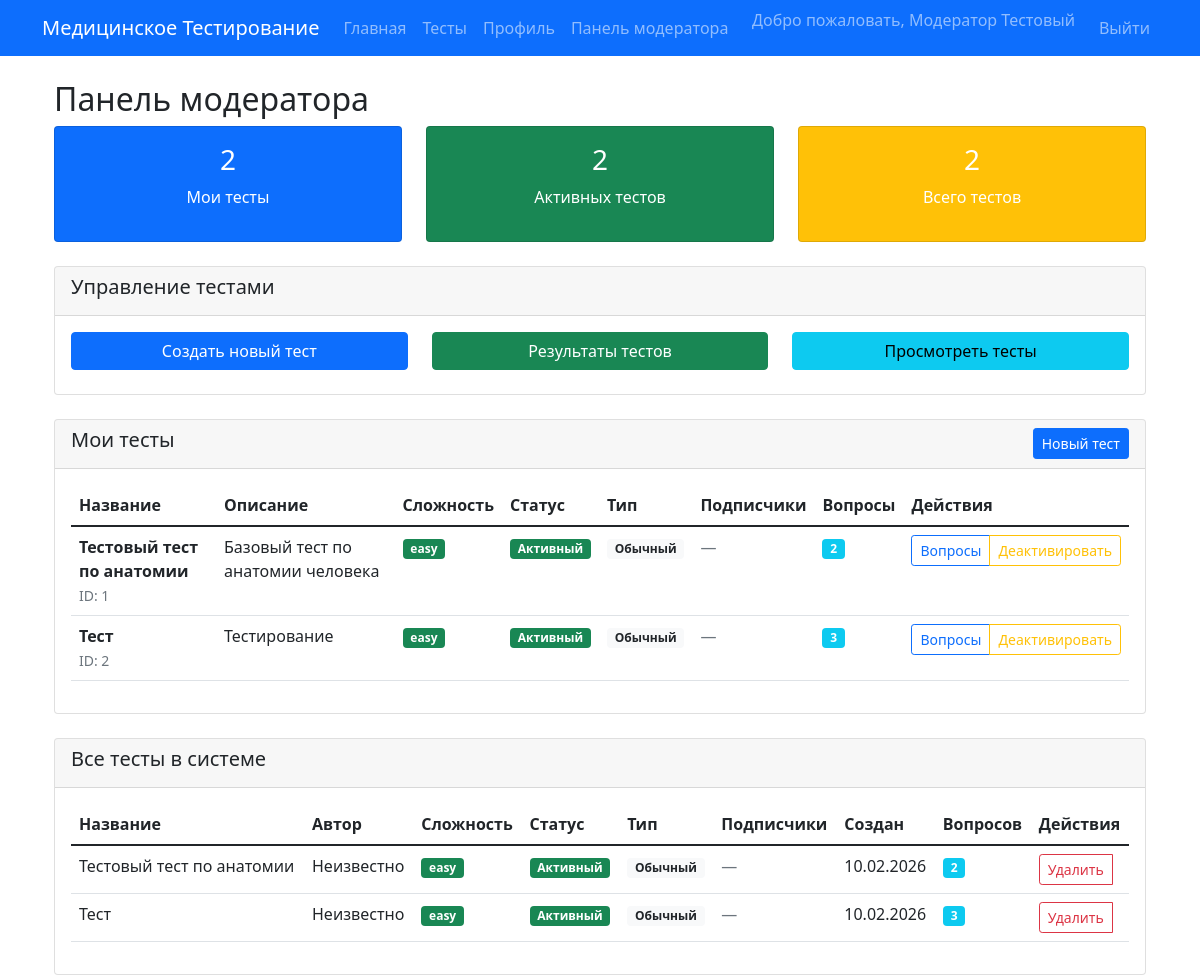
/moderator/ (signed in), run on the app's committed database.
### website/models.py (models this page shows, shortened)
class MedicalWorker(UserMixin, db.Model):
    __tablename__ = 'medical_workers'
    id = db.Column(db.Integer, primary_key=True)
    email = db.Column(db.String(120), unique=True, nullable=False)
    username = db.Column(db.String(80), unique=True, nullable=False)
    first_name = db.Column(db.String(80), nullable=False)
    last_name = db.Column(db.String(80), nullable=False)
    password_hash = db.Column(db.String(256), nullable=False)
    specialization = db.Column(db.String(50), nullable=False)
    license_number = db.Column(db.String(50), unique=True, nullable=False)
    institution = db.Column(db.String(200))
    position = db.Column(db.String(100))
    years_experience = db.Column(db.Integer, default=0)
    is_moderator = db.Column(db.Boolean, default=False)
    is_admin = db.Column(db.Boolean, default=False)
    created_at = db.Column(db.DateTime, default=datetime.utcnow)
    tests_taken = db.relationship('TestResult', backref='worker', lazy=True)
    def get_full_name(self):
        return f"{self.first_name} {self.last_name}"

class Test(db.Model):
    __tablename__ = 'tests'
    id = db.Column(db.Integer, primary_key=True)
    title = db.Column(db.String(200), nullable=False)
    description = db.Column(db.Text)
    category_id = db.Column(db.Integer, db.ForeignKey('test_categories.id'))
    difficulty = db.Column(db.String(20), default='medium')
    time_limit = db.Column(db.Integer, default=3600)  # в секундах
    passing_score = db.Column(db.Integer, default=70)  # процент
    access_type = db.Column(db.String(20), default='simple', nullable=False)
    max_attempts = db.Column(db.Integer, default=1)  # 0 или NULL = без ограничений
    start_at = db.Column(db.DateTime)
    end_at = db.Column(db.DateTime)
    is_strict_mode = db.Column(db.Boolean, default=True)  # строгий экзаменационный режим
    shuffle_questions = db.Column(db.Boolean, default=False)
    shuffle_answers = db.Column(db.Boolean, default=False)
    is_active = db.Column(db.Boolean, default=True)
    created_by = db.Column(db.Integer, db.ForeignKey('medical_workers.id'))
    created_at = db.Column(db.DateTime, default=datetime.utcnow)
    questions = db.relationship('Question', backref='test', lazy=True)
    results = db.relationship('TestResult', backref='test', lazy=True)

### website/moderator.py (the view)
@moderator_bp.route('/')
@login_required
def panel():
    if not current_user.is_moderator:
        flash('Доступ запрещен', 'danger')
        return redirect(url_for('main.index'))
    my_tests = Test.query.filter_by(created_by=current_user.id).all()
    all_tests = Test.query.all()
    active_tests = Test.query.filter_by(is_active=True).count()
    return render_template('moderator_panel.html',
                           my_tests=my_tests,
                           all_tests=all_tests,
                           active_tests=active_tests)

### website/models.py (called while the page is built)
@login_manager.user_loader
def load_user(id):
    return MedicalWorker.query.get(int(id))

### website/templates/moderator_panel.html (shortened to what this page needs)
{% extends "base.html" %}
{% block content %}
<div class="container mt-4">
    <h2>Панель модератора</h2>
    <div class="row mb-4">
        <div class="col-md-4">
            <div class="card text-white bg-primary">
                <div class="card-body text-center">
                    <h3>{{ my_tests|length }}</h3>
                    <p>Мои тесты</p>
                </div>
            </div>
        </div>
        <div class="col-md-4">
            <div class="card text-white bg-success">
                <div class="card-body text-center">
                    <h3>{{ active_tests }}</h3>
                    <p>Активных тестов</p>
                </div>
            </div>
        </div>
        <div class="col-md-4">
            <div class="card text-white bg-warning">
                <div class="card-body text-center">
                    <h3>{{ all_tests|length }}</h3>
                    <p>Всего тестов</p>
                </div>
            </div>
        </div>
    </div>
    <div class="card mb-4">
        <div class="card-header">
            <h5>Управление тестами</h5>
        </div>
        <div class="card-body">
            <div class="row">
                <div class="col-md-4 mb-2">
                    <a href="{{ url_for('moderator.create_test') }}" class="btn btn-primary w-100">
                        Создать новый тест
                    </a>
                </div>
                <div class="col-md-4 mb-2">
                    <a href="{{ url_for('moderator.view_results') }}" class="btn btn-success w-100">
                        Результаты тестов
                    </a>
                </div>
                <div class="col-md-4 mb-2">
                    <a href="{{ url_for('main.tests') }}" class="btn btn-info w-100">
                        Просмотреть тесты
                    </a>
                </div>
            </div>
        </div>
    </div>
    <div class="card mb-4">
        <div class="card-header d-flex justify-content-between align-items-center">
            <h5>Мои тесты</h5>
            <a href="{{ url_for('moderator.create_test') }}" class="btn btn-sm btn-primary">
                Новый тест
            </a>
        </div>
        <div class="card-body">
            {% if my_tests %}
            <div class="table-responsive">
                <table class="table table-hover">
                    <thead>
                        <tr>
                            <th>Название</th>
                            <th>Описание</th>
                            <th>Сложность</th>
                            <th>Статус</th>
                            <th>Тип</th>
                            <th>Подписчики</th>
                            <th>Вопросы</th>
                            <th>Действия</th>
                        </tr>
                    </thead>
                    <tbody>
                        {% for test in my_tests %}
                        <tr>
                            <td>
                                <strong>{{ test.title }}</strong>
                                <br>
                                <small class="text-muted">ID: {{ test.id }}</small>
                            </td>
                            <td>{{ test.description|truncate(50) if test.description else 'Без описания' }}</td>
                            <td>
                                <span class="badge bg-{{ 'success' if test.difficulty == 'easy' else 'warning' if test.difficulty == 'medium' else 'danger' }}">
                                    {{ test.difficulty }}
                                </span>
                            </td>
                            <td>
                                {% if test.is_active %}
                                <span class="badge bg-success">Активный</span>
                                {% else %}
                                <span class="badge bg-secondary">Неактивный</span>
                                {% endif %}
                            </td>
                            <td>
                                {% if test.access_type == 'subscribed' %}
                                <span class="badge bg-dark">По подписке</span>
                                {% else %}
                                <span class="badge bg-light text-dark">Обычный</span>
                                {% endif %}
                            </td>
                            <td>
                                {% if test.access_type == 'subscribed' %}
                                <a href="{{ url_for('moderator.test_subscribers', test_id=test.id) }}"
                                   class="btn btn-sm btn-outline-secondary">
                                    {{ test.subscriptions|length }} чел.
                                </a>
                                {% else %}
                                <span class="text-muted">—</span>
                                {% endif %}
                            </td>
                            <td>
                                <span class="badge bg-info">{{ test.questions|length }}</span>
                            </td>
                            <td>
                                <div class="btn-group btn-group-sm" role="group">
                                    <a href="{{ url_for('moderator.add_questions', test_id=test.id) }}"
                                       class="btn btn-outline-primary">
                                        Вопросы
                                    </a>
                                    <a href="{{ url_for('moderator.toggle_test', test_id=test.id) }}"
                                       class="btn btn-outline-{{ 'warning' if test.is_active else 'success' }}">
                                        {{ 'Деактивировать' if test.is_active else 'Активировать' }}
                                    </a>
                                </div>
                            </td>
                        </tr>
                        {% endfor %}
                    </tbody>
                </table>
            </div>
            {% else %}
            <div class="alert alert-info">
                Вы еще не создали ни одного теста. <a href="{{ url_for('moderator.create_test') }}">Создайте первый тест!</a>
            </div>
            {% endif %}
        </div>
    </div>
    <div class="card">
        <div class="card-header">
            <h5>Все тесты в системе</h5>
        </div>
        <div class="card-body">
            {% if all_tests %}
            <div class="table-responsive">
               <table class="table table-hover">
    <thead>
        <tr>
            <th>Название</th>
            <th>Автор</th>
            <th>Сложность</th>
            <th>Статус</th>
            <th>Тип</th>
            <th>Подписчики</th>
            <th>Создан</th>
            <th>Вопросов</th>
            <th>Действия</th>
        </tr>
    </thead>
    <tbody>
        {% for test in all_tests %}
        <tr>
            <td>{{ test.title }}</td>
            <td>
                {% if test.created_by %}
                {% set author = test.author %}
                {{ author.get_full_name() if author else 'Неизвестно' }}
                {% else %}
                Система
                {% endif %}
            </td>
            <td>
                <span class="badge bg-{{ 'success' if test.difficulty == 'easy' else 'warning' if test.difficulty == 'medium' else 'danger' }}">
                    {{ test.difficulty }}
                </span>
            </td>
            <td>
                {% if test.is_active %}
                <span class="badge bg-success">Активный</span>
                {% else %}
                <span class="badge bg-secondary">Неактивный</span>
                {% endif %}
            </td>
            <td>
                {% if test.access_type == 'subscribed' %}
                <span class="badge bg-dark">По подписке</span>
                {% else %}
                <span class="badge bg-light text-dark">Обычный</span>
                {% endif %}
            </td>
            <td>
                {% if test.access_type == 'subscribed' %}
                <a href="{{ url_for('moderator.test_subscribers', test_id=test.id) }}"
                   class="btn btn-sm btn-outline-secondary">
                    {{ test.subscriptions|length }} чел.
                </a>
                {% else %}
                <span class="text-muted">—</span>
                {% endif %}
            </td>
            <td>{{ test.created_at.strftime('%d.%m.%Y') if test.created_at else 'Неизвестно' }}</td>
            <td>
                <span class="badge bg-info">{{ test.questions|length }}</span>
            </td>
            <td>
                <div class="btn-group btn-group-sm" role="group">
                    {% if test.created_by == current_user.id or current_user.is_admin %}
                    {% if test.created_by == current_user.id or current_user.is_admin %}
                    <button type="button"
                            class="btn btn-outline-danger"
                            title="Удалить тест"
                            data-bs-toggle="modal"
                            data-bs-target="#deleteModalAll{{ test.id }}">
                         Удалить
                    </button>
                    {% endif %}
                    {% endif %}
                </div>
            </td>
        </tr>
        {% endfor %}
    </tbody>
</table>
            </div>
            {% else %}
            <div class="alert alert-info">
                В системе пока нет тестов.
            </div>
            {% endif %}
        </div>
    </div>
</div>
{% endblock %}

### website/templates/base.html (shortened to what this page needs)
<!DOCTYPE html>
<html lang="ru">
<head>
    <link href="https://cdn.jsdelivr.net/npm/bootstrap@5.1.3/dist/css/bootstrap.min.css" rel="stylesheet">
</head>
<body>
    <nav class="navbar navbar-expand-lg navbar-dark bg-primary">
        <div class="container">
            <a class="navbar-brand" href="{{ url_for('main.index') }}">Медицинское Тестирование</a>
            <div class="collapse navbar-collapse" id="navbarNav">
                <ul class="navbar-nav me-auto">
                    <li class="nav-item">
                        <a class="nav-link" href="{{ url_for('main.index') }}">Главная</a>
                    </li>
                    {% if current_user.is_authenticated %}
                    <li class="nav-item">
                        <a class="nav-link" href="{{ url_for('main.tests') }}">Тесты</a>
                    </li>
                    <li class="nav-item">
                        <a class="nav-link" href="{{ url_for('main.profile') }}">Профиль</a>
                    </li>
                    {% if current_user.is_moderator %}
                    <li class="nav-item">
                        <a class="nav-link" href="{{ url_for('moderator.panel') }}">Панель модератора</a>
                    </li>
                    {% endif %}
                    {% endif %}
                </ul>
                <ul class="navbar-nav">
                    {% if current_user.is_authenticated %}
                    <li class="nav-item">
                        <span class="navbar-text me-3">Добро пожаловать,
                            {{ current_user.get_full_name() }}
                        </span>
                    </li>
                    <li class="nav-item">
                        <a class="nav-link" href="{{ url_for('auth.logout') }}">Выйти</a>
                    </li>
                    {% endif %}
                </ul>
            </div>
        </div>
    </nav>
    <div class="container mt-4">
        {% block content %}{% endblock %}
    </div>
</body>
</html>

### data on the page
MedicalWorker: get_full_name "Модератор Тестовый"
Test: title "Тестовый тест по анатомии", id "1", description "Базовый тест по анатомии человека", difficulty "easy", shows "Активный", access_type "Обычный", questions|length "2", is_active "Деактивировать", author "Неизвестно", created_at "10.02.2026"
Test: title "Тест", id "2", description "Тестирование", difficulty "easy", shows "Активный", access_type "Обычный", questions|length "3", is_active "Деактивировать", author "Неизвестно", created_at "10.02.2026"

### other printed values
{{ my_tests|length }} "2"
{{ active_tests }} "2"
{{ all_tests|length }} "2"
